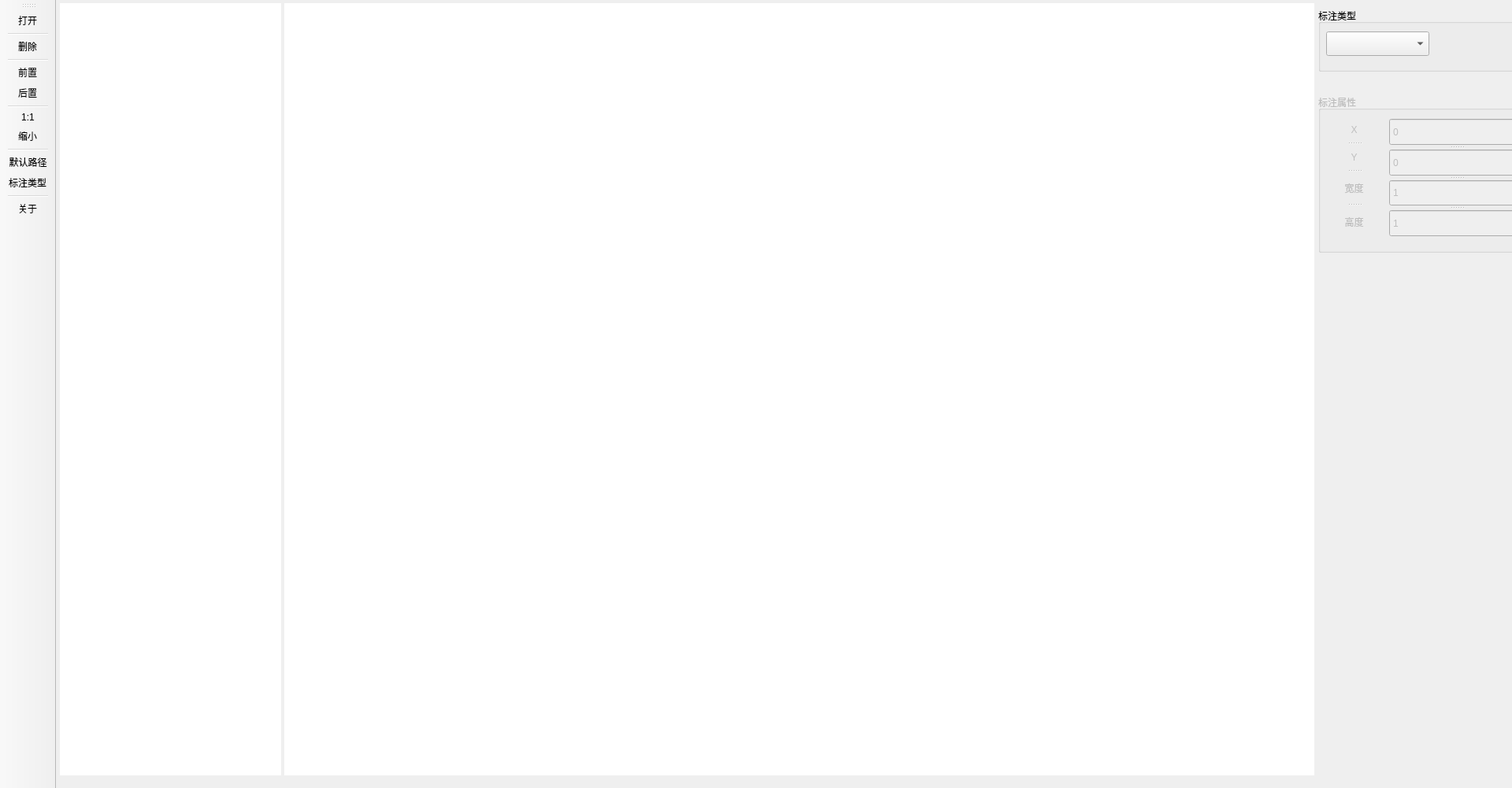
<?xml version="1.0" encoding="UTF-8"?>
<ui version="4.0">
 <class>ZZNRemark</class>
 <widget class="QMainWindow" name="ZZNRemark">
  <property name="geometry">
   <rect>
    <x>0</x>
    <y>0</y>
    <width>1920</width>
    <height>1001</height>
   </rect>
  </property>
  <property name="sizePolicy">
   <sizepolicy hsizetype="Preferred" vsizetype="Preferred">
    <horstretch>0</horstretch>
    <verstretch>0</verstretch>
   </sizepolicy>
  </property>
  <property name="minimumSize">
   <size>
    <width>1920</width>
    <height>1001</height>
   </size>
  </property>
  <property name="maximumSize">
   <size>
    <width>1920</width>
    <height>1001</height>
   </size>
  </property>
  <property name="windowTitle">
   <string>yolo系列格式_数据标注软件</string>
  </property>
  <property name="windowIcon">
   <iconset resource="Resource.qrc">
    <normaloff>:/image/image/logo.png</normaloff>:/image/image/logo.png</iconset>
  </property>
  <widget class="QWidget" name="centralwidget">
   <widget class="QListWidget" name="listWidget">
    <property name="geometry">
     <rect>
      <x>5</x>
      <y>4</y>
      <width>281</width>
      <height>981</height>
     </rect>
    </property>
    <property name="frameShape">
     <enum>QFrame::NoFrame</enum>
    </property>
   </widget>
   <widget class="QGraphicsView" name="graphicsView">
    <property name="geometry">
     <rect>
      <x>290</x>
      <y>4</y>
      <width>1308</width>
      <height>981</height>
     </rect>
    </property>
    <property name="autoFillBackground">
     <bool>true</bool>
    </property>
    <property name="frameShape">
     <enum>QFrame::NoFrame</enum>
    </property>
    <property name="lineWidth">
     <number>1</number>
    </property>
    <property name="backgroundBrush">
     <brush brushstyle="NoBrush">
      <color alpha="255">
       <red>0</red>
       <green>0</green>
       <blue>0</blue>
      </color>
     </brush>
    </property>
    <property name="foregroundBrush">
     <brush brushstyle="NoBrush">
      <color alpha="255">
       <red>0</red>
       <green>0</green>
       <blue>0</blue>
      </color>
     </brush>
    </property>
   </widget>
   <widget class="QGroupBox" name="groupBox">
    <property name="geometry">
     <rect>
      <x>1603</x>
      <y>10</y>
      <width>271</width>
      <height>81</height>
     </rect>
    </property>
    <property name="title">
     <string>标注类型</string>
    </property>
    <widget class="QComboBox" name="comboBoxType">
     <property name="geometry">
      <rect>
       <x>10</x>
       <y>30</y>
       <width>131</width>
       <height>31</height>
      </rect>
     </property>
    </widget>
    <widget class="QLabel" name="labelColorType">
     <property name="geometry">
      <rect>
       <x>150</x>
       <y>30</y>
       <width>111</width>
       <height>31</height>
      </rect>
     </property>
     <property name="text">
      <string/>
     </property>
    </widget>
   </widget>
   <widget class="QGroupBox" name="groupBoxRect">
    <property name="enabled">
     <bool>false</bool>
    </property>
    <property name="geometry">
     <rect>
      <x>1603</x>
      <y>120</y>
      <width>271</width>
      <height>201</height>
     </rect>
    </property>
    <property name="title">
     <string>标注属性</string>
    </property>
    <widget class="QSplitter" name="splitter">
     <property name="geometry">
      <rect>
       <x>10</x>
       <y>30</y>
       <width>71</width>
       <height>151</height>
      </rect>
     </property>
     <property name="orientation">
      <enum>Qt::Vertical</enum>
     </property>
     <widget class="QLabel" name="label">
      <property name="text">
       <string>X</string>
      </property>
      <property name="alignment">
       <set>Qt::AlignCenter</set>
      </property>
     </widget>
     <widget class="QLabel" name="label_2">
      <property name="text">
       <string>Y</string>
      </property>
      <property name="alignment">
       <set>Qt::AlignCenter</set>
      </property>
     </widget>
     <widget class="QLabel" name="label_3">
      <property name="text">
       <string>宽度</string>
      </property>
      <property name="alignment">
       <set>Qt::AlignCenter</set>
      </property>
     </widget>
     <widget class="QLabel" name="label_4">
      <property name="text">
       <string>高度</string>
      </property>
      <property name="alignment">
       <set>Qt::AlignCenter</set>
      </property>
     </widget>
    </widget>
    <widget class="QSplitter" name="splitter_2">
     <property name="geometry">
      <rect>
       <x>90</x>
       <y>30</y>
       <width>171</width>
       <height>151</height>
      </rect>
     </property>
     <property name="orientation">
      <enum>Qt::Vertical</enum>
     </property>
     <widget class="QSpinBox" name="spinBoxX">
      <property name="maximum">
       <number>1267</number>
      </property>
     </widget>
     <widget class="QSpinBox" name="spinBoxY">
      <property name="maximum">
       <number>950</number>
      </property>
     </widget>
     <widget class="QSpinBox" name="spinBoxWidth">
      <property name="minimum">
       <number>1</number>
      </property>
      <property name="maximum">
       <number>1268</number>
      </property>
     </widget>
     <widget class="QSpinBox" name="spinBoxHeight">
      <property name="minimum">
       <number>1</number>
      </property>
      <property name="maximum">
       <number>951</number>
      </property>
      <property name="value">
       <number>1</number>
      </property>
     </widget>
    </widget>
   </widget>
  </widget>
  <widget class="QToolBar" name="toolBar">
   <property name="windowTitle">
    <string>toolBar</string>
   </property>
   <attribute name="toolBarArea">
    <enum>LeftToolBarArea</enum>
   </attribute>
   <attribute name="toolBarBreak">
    <bool>false</bool>
   </attribute>
   <addaction name="actionOpen"/>
   <addaction name="separator"/>
   <addaction name="actionDelete"/>
   <addaction name="separator"/>
   <addaction name="actionFront"/>
   <addaction name="actionBack"/>
   <addaction name="separator"/>
   <addaction name="actionOriginalSize"/>
   <addaction name="actionReduce"/>
   <addaction name="separator"/>
   <addaction name="actionDefautPath"/>
   <addaction name="actionSettingType"/>
   <addaction name="separator"/>
   <addaction name="actionAbout"/>
  </widget>
  <action name="actionOpen">
   <property name="icon">
    <iconset resource="Resource.qrc">
     <normaloff>:/image/image/open.png</normaloff>:/image/image/open.png</iconset>
   </property>
   <property name="text">
    <string>打开</string>
   </property>
   <property name="toolTip">
    <string>打开图片</string>
   </property>
  </action>
  <action name="actionDefautPath">
   <property name="icon">
    <iconset resource="Resource.qrc">
     <normaloff>:/image/image/path.png</normaloff>:/image/image/path.png</iconset>
   </property>
   <property name="text">
    <string>默认路径</string>
   </property>
   <property name="toolTip">
    <string>设置默认路径</string>
   </property>
  </action>
  <action name="actionSettingType">
   <property name="icon">
    <iconset resource="Resource.qrc">
     <normaloff>:/image/image/colors.png</normaloff>:/image/image/colors.png</iconset>
   </property>
   <property name="text">
    <string>标注类型</string>
   </property>
   <property name="toolTip">
    <string>设置标注类型</string>
   </property>
  </action>
  <action name="actionDelete">
   <property name="icon">
    <iconset resource="Resource.qrc">
     <normaloff>:/image/image/delete.png</normaloff>:/image/image/delete.png</iconset>
   </property>
   <property name="text">
    <string>删除</string>
   </property>
   <property name="toolTip">
    <string>删除选中图片</string>
   </property>
  </action>
  <action name="actionFront">
   <property name="icon">
    <iconset resource="Resource.qrc">
     <normaloff>:/image/image/front.png</normaloff>:/image/image/front.png</iconset>
   </property>
   <property name="text">
    <string>前置</string>
   </property>
   <property name="toolTip">
    <string>将选中的标注框前置</string>
   </property>
  </action>
  <action name="actionBack">
   <property name="icon">
    <iconset resource="Resource.qrc">
     <normaloff>:/image/image/behind.png</normaloff>:/image/image/behind.png</iconset>
   </property>
   <property name="text">
    <string>后置</string>
   </property>
   <property name="toolTip">
    <string>将标注的选中框后置</string>
   </property>
  </action>
  <action name="actionReduce">
   <property name="icon">
    <iconset resource="Resource.qrc">
     <normaloff>:/image/image/reduce.png</normaloff>:/image/image/reduce.png</iconset>
   </property>
   <property name="text">
    <string>缩小</string>
   </property>
   <property name="toolTip">
    <string>缩小图像尺寸</string>
   </property>
  </action>
  <action name="actionOriginalSize">
   <property name="icon">
    <iconset resource="Resource.qrc">
     <normaloff>:/image/image/enlarge.png</normaloff>:/image/image/enlarge.png</iconset>
   </property>
   <property name="text">
    <string>1:1</string>
   </property>
   <property name="toolTip">
    <string>1:1放大图像尺寸</string>
   </property>
  </action>
  <action name="actionAbout">
   <property name="icon">
    <iconset resource="Resource.qrc">
     <normaloff>:/image/image/about.png</normaloff>:/image/image/about.png</iconset>
   </property>
   <property name="text">
    <string>关于</string>
   </property>
   <property name="toolTip">
    <string>版本信息</string>
   </property>
  </action>
 </widget>
 <resources>
  <include location="Resource.qrc"/>
 </resources>
 <connections/>
</ui>
